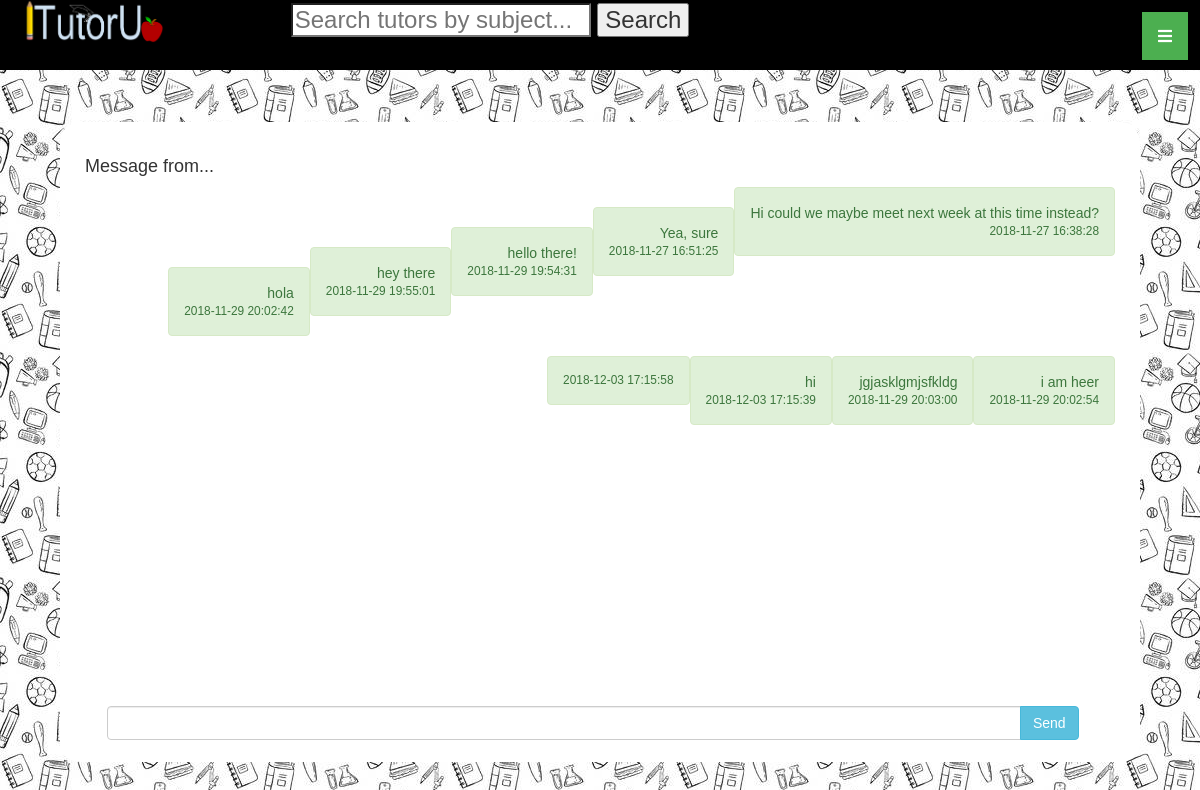
Page /Thread/detail/1 (signed in) on the committed database.
### tables this page shows
CREATE TABLE `message` (
  `messageId` int(11) NOT NULL,
  `threadId` int(11) NOT NULL,
  `messageText` varchar(1024) NOT NULL,
  `senderId` int(11) NOT NULL,
  `timestamp` timestamp NULL DEFAULT CURRENT_TIMESTAMP ON UPDATE CURRENT_TIMESTAMP
);

### app/core/App.php (called while the page is built, shortened)
<?php
class App {
	protected $method = 'index';
	public function __construct() {
		$url = $this->parseUrl();
		if(file_exists('app/controllers/' . $url[0] . 'Controller.php')){
			unset($url[0]);
		}
		$this->controller = new $this->controller();
		if(isset($url[1])) {
			if(method_exists($this->controller, $url[1]) ){
				$this->method = $url[1];
			}
			unset($url[1]);
		}
		$this->params = $url ? array_values($url):[];
		call_user_func_array([$this->controller, $this->method], $this->params);
	}
	public function parseUrl() {
		if(isset($_GET['url'])){
			return $url = explode('/', filter_var(rtrim($_GET['url'], '/')), FILTER_SANITIZE_URL);
		}
	}
}
?>

### index.php (called while the page is built, shortened)
<?php
	$app = new App();
?>

### app/models/Message.php (called while the page is built, shortened)
<?php
class Message extends Model {
	public function getMessages($threadId){
		$sql = "SELECT * FROM message WHERE threadId = :threadId";
		$stmt = self::$_connection->prepare($sql);
		$stmt->execute(['threadId'=>$threadId]);
		$stmt->setFetchMode(PDO::FETCH_CLASS, 'Message');
		return $stmt->fetchAll();
	}
}
?>

### app/core/Model.php (called while the page is built, shortened)
<?php
class Model extends ModelCaller
{
	public function __construct() {
		$server = 'localhost';
		$DBName = 'itutorudb';
		$user = 'root';
		$pass = '';
	}
}
?>

### app/core/ModelCaller.php (called while the page is built, shortened)
<?php
class ModelCaller {
	public static function model($model) {
		if(file_exists('app/models/' . $model . '.php')) {
			return new $model();
		}
		else return null;
	}
}
?>

### app/views/Thread/detail.php (the view, shortened to what this page needs)
<html>
	<head>
		<?php include_once('app/views/Default/stylesheet_links.php') ?>
	</head>
	<body>
		<?php include_once('app/views/Default/header.php') ?>
			<div class="content_block">
				<div>
					<h4>Message from...</h4>
					<div class="">
						<?php
							$messages = $data['messages'];
							foreach($messages as $message){
								if($message->senderId = $_SESSION['userId']){
									print("
										<div class='alert alert-success usermessage' style='text-align: right'>
											<p>$message->messageText</p>
											<small>$message->timestamp</small>
										</div><br/>
									");
								}
							}
						?>
					</div>
					<?php $threadId = $data['threadId'] ?>
					<form action="/Message/_create/<?php echo $threadId ?>" method="post" id="messageForm" class="input-group">
					   <input type="text" name="message" class="form-control" autocomplete="off">
					   <span class="input-group-btn">
					        <input class="btn btn-info" type="submit" value="Send" />
					   </span>
					</form>
				</div>
			</div>
	</body>
</html>

### css/default_styles.css (style rules this page uses)
body { padding: 0px; margin: 0px; position: relative; background-image: url("../images/default.jpg"); font-family: 'Arial', sans-serif; }
.content_block { overflow: auto; position: relative; padding: 25px; background-color: white; border-radius: 20px; width: 90%; margin: 5%; top: -1%; min-height: 80%; }
.usermessage { float: right; text-align: right; }
#messageForm { position: absolute; bottom: 0; width: 90%; margin-left: 2%; margin-right: 10%; margin-bottom: 2%; }

### rows in the picture
message: messageText "Hi could we maybe meet next week at this time instead?", timestamp "2018-11-27 16:38:28"
message: messageText "Yea, sure", timestamp "2018-11-27 16:51:25"
message: messageText "hello there!", timestamp "2018-11-29 19:54:31"
message: messageText "hey there", timestamp "2018-11-29 19:55:01"
message: messageText "hola", timestamp "2018-11-29 20:02:42"
message: messageText "i am heer", timestamp "2018-11-29 20:02:54"
message: messageText "jgjasklgmjsfkldg", timestamp "2018-11-29 20:03:00"
message: messageText "hi", timestamp "2018-12-03 17:15:39"
message: timestamp "2018-12-03 17:15:58"
